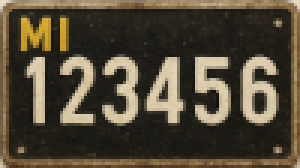
#> input picture WEEK_4/supplementary_material/plate.png, 100 x 56 px (shown 3 times larger)
$ python W4Q2_5by5_box_blur.py
#> lines starting #> are read from the running program, lines starting #| are printed output that depends on the picture
### WEEK_4/supplementary_material/helper_functions.py
import matplotlib.pyplot as plt

def compare_images(
    np_matrix1, np_matrix2, title1="Image 1", title2="Image 2"
):
    # Create a figure with two subplots
    ratio = np_matrix2.shape[1] / np_matrix1.shape[1]
    fig, axes = plt.subplots(1, 2, figsize=(10, 5), gridspec_kw={'width_ratios': [1, ratio]})

    # Display the first image
    axes[0].imshow(np_matrix1, cmap="gray" if np_matrix1.ndim == 2 else None, vmin=0, vmax=255)
    axes[0].set_title(title1)
    axes[0].axis("off")

    # Display the second image
    axes[1].imshow(np_matrix2, cmap="gray" if np_matrix2.ndim == 2 else None, vmin=0, vmax=255)
    axes[1].set_title(title2)
    axes[1].axis("off")

    # Show the figure
    plt.show()

### WEEK_4/supplementary_material/W4Q2_5by5_box_blur.py
import numpy as np
from PIL import Image
from helper_functions import *

def local_convolution(A, K, i, j):
    v=0
    for m in range(5):
        for n in range(5):
            v += A[i -2 + m, j -2 + n] * K[m, n]
    return v

def im_filtering(A, K):
    rows, cols = A.shape
    # Create an output matrix for the result
    R = np.zeros(shape=(rows - 4, cols - 4))

    for i in range(2, rows - 2):      # internal rows
        for j in range(2, cols - 2):  # internal columns
            R[i - 2, j - 2] = local_convolution(A, K, i, j)
    return R

# Load the image and convert it to gray scale
A = np.array(Image.open("plate.png").convert('L'))
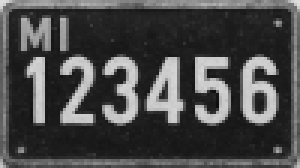
#> A: shape (56, 100) (shown 3 times larger); min 14, max 221, mean 73.1

# Create the convolution kernel
K = np.ones((5, 5)) / 25

# Padding
Ap = np.zeros((A.shape[0] + 4, A.shape[1] + 4))
Ap[2:-2, 2:-2] = A
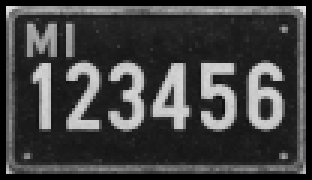
#> Ap: shape (60, 104) float64 (shown 3 times larger); min 0, max 221, mean 65.6

R = im_filtering(Ap, K)
#> after the loop in im_filtering, `for i in range(2, rows - 2):`:
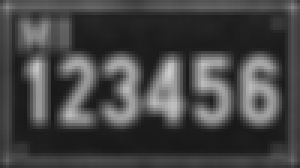
#> R: shape (56, 100) float64 (shown 3 times larger); min 24.96, max 204.4, mean 69.2
compare_images(A, R)
#> in compare_images, `plt.show()`:
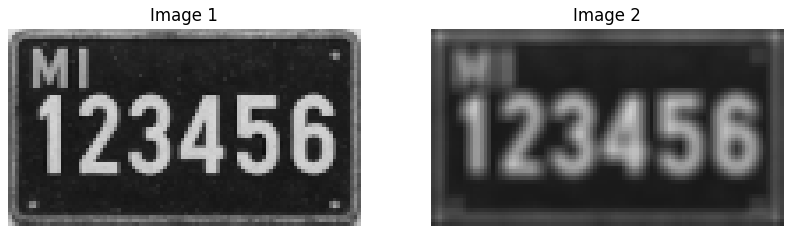
#> figure drawn by matplotlib, 2 panels
